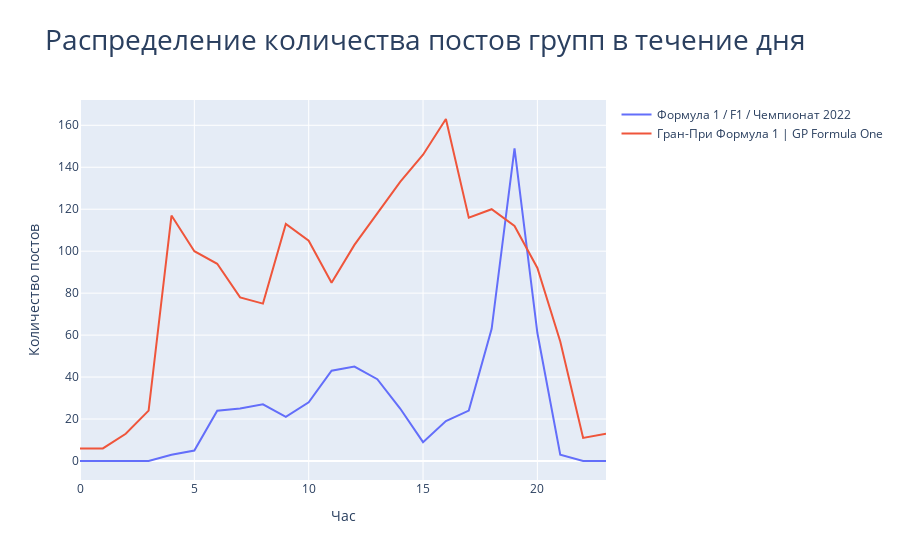

This figure's notebook cell:
### Code cell
fig = go.Figure()

fig.add_trace(go.Line(name="Формула 1 / F1 / Чемпионат 2022", 
                      x=list(range(24)),
                      y=formula_df_post_hours))
fig.add_trace(go.Line(name="Гран-При Формула 1 | GP Formula One", 
                      x=list(range(24)),
                      y=gp_df['date_post'].dt.hour.value_counts().sort_index()))


fig.update_layout(title='Распределение количества постов групп в течение дня')
fig.update_traces(hoverinfo='x+y', hovertemplate="%{x} часов: %{y} постов")
fig.update_yaxes(title="Количество постов")
fig.update_xaxes(title="Час")
fig.update_layout(title_font={'size': 28})
fig.show()

### Figure 1 — Plotly figure (JSON) as saved in the notebook; plotly's stock layout.template omitted (floating-point values rounded to 4 significant figures)
{"data": [{"hoverinfo": "x+y", "hovertemplate": "%{x} часов: %{y} постов", "name": "Формула 1 / F1 / Чемпионат 2022", "type": "scatter", "x": [0, 1, 2, 3, 4, 5, 6, 7, 8, 9, 10, 11, 12, 13, 14, 15, 16, 17, 18, 19, 20, 21, 22, 23], "y": [0, 0, 0, 0, 3, 5, 24, 25, 27, 21, 28, 43, 45, 39, 25, 9, 19, 24, 63, 149, 61, 3, 0, 0]}, {"hoverinfo": "x+y", "hovertemplate": "%{x} часов: %{y} постов", "name": "Гран-При Формула 1 | GP Formula One", "type": "scatter", "x": [0, 1, 2, 3, 4, 5, 6, 7, 8, 9, 10, 11, 12, 13, 14, 15, 16, 17, 18, 19, 20, 21, 22, 23], "y": [6, 6, 13, 24, 117, 100, 94, 78, 75, 113, 105, 85, 103, 118, 133, 146, 163, 116, 120, 112, 92, 57, 11, 13]}], "layout": {"title": {"font": {"size": 28}, "text": "Распределение количества постов групп в течение дня"}, "xaxis": {"title": {"text": "Час"}}, "yaxis": {"title": {"text": "Количество постов"}}}}
